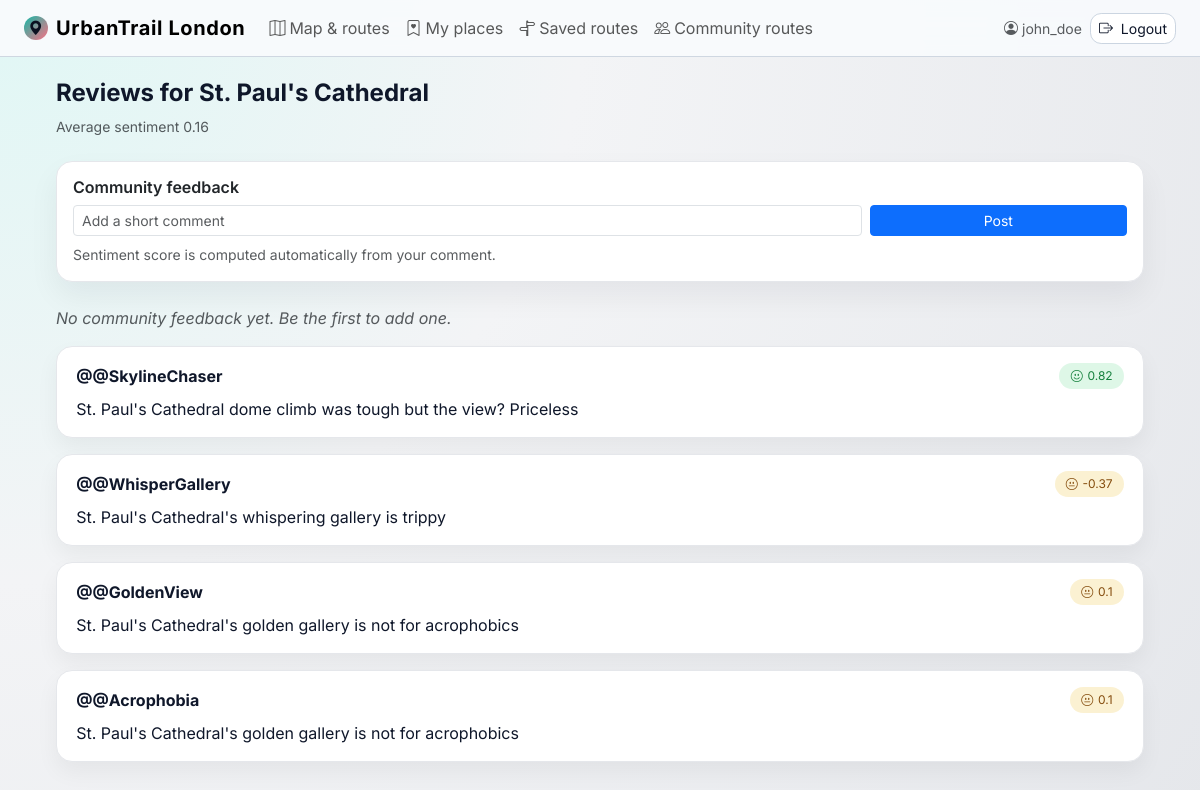
Screenshot of /location/9/reviews (signed in) with the database file from the repository.
### app/models.py (models this page shows, shortened)
class User(UserMixin, db.Model):
    __tablename__ = 'users'
    id: so.Mapped[int] = so.mapped_column(primary_key=True)
    name: so.Mapped[str] = so.mapped_column(sa.String(100))
    username: so.Mapped[str] = so.mapped_column(sa.String(100), index=True, unique=True)
    password_hash: so.Mapped[str] = so.mapped_column(sa.String(255))
    saved_routes: so.Mapped[list["SavedRoute"]] = so.relationship(
        back_populates="user", cascade="all, delete-orphan"
    )
    saved_places: so.Mapped[list["SavedPlace"]] = so.relationship(
        back_populates="user", cascade="all, delete-orphan"
    )
    location_feedbacks: so.Mapped[list["LocationFeedback"]] = so.relationship(
        back_populates="user", cascade="all, delete-orphan"
    )
    route_feedbacks: so.Mapped[list["RouteFeedback"]] = so.relationship(
        back_populates="user", cascade="all, delete-orphan"
    )

class Location(db.Model):
    __tablename__ = 'locations'
    id: so.Mapped[int] = so.mapped_column(primary_key=True)
    name: so.Mapped[str] = so.mapped_column(sa.String(100), index=True, unique=True)
    latitude: so.Mapped[float] = so.mapped_column(sa.Float)
    longitude: so.Mapped[float] = so.mapped_column(sa.Float)
    category_id: so.Mapped[int] = so.mapped_column(sa.Integer, nullable=False)  # 1=Food, 2=History, etc.
    reviews:so.Mapped[list["Review"]] = so.relationship(back_populates="location")
    feedbacks: so.Mapped[list["LocationFeedback"]] = so.relationship(
        back_populates="location", cascade="all, delete-orphan"
    )
    address: so.Mapped[str | None] = so.mapped_column(sa.String(200), nullable=True)
    @property
    def avg_sentiment(self):
        if not self.reviews:
            return 0
        return sum(r.sentiment for r in self.reviews) / len(self.reviews)
    image: so.Mapped[str | None] = so.mapped_column(
        sa.String(200),
        nullable=True
    )

class Review(db.Model):
    __tablename__ ='reviews'
    id: so.Mapped[int] = so.mapped_column(primary_key=True)
    text: so.Mapped[str] = so.mapped_column(sa.String(500))
    sentiment: so.Mapped[float] = so.mapped_column(sa.Float)
    location_id: so.Mapped[int]= so.mapped_column(sa.ForeignKey('locations.id'))
    location: so.Mapped[Location] = so.relationship(back_populates="reviews")
    username: so.Mapped[str] = so.mapped_column(sa.String(100))

### app/views.py (the view)
@app.route('/location/<int:location_id>/reviews')
def location_reviews(location_id):
    location = db.get_or_404(Location, location_id)
    feedbacks = db.session.scalars(
        sa.select(LocationFeedback)
        .where(LocationFeedback.location_id == location.id)
        .order_by(LocationFeedback.timestamp.desc())
    ).all()
    return render_template('reviews.html', title=f"Reviews for {location.name}", location=location,
                           reviews=location.reviews, avg_sentiment=location.avg_sentiment, feedbacks=feedbacks)

### app/__init__.py (called while the page is built)
@app.before_request
def handle_api_preflight():
    if request.method == "OPTIONS" and request.path.startswith("/api/"):
        return app.make_response(("", 204))

@app.after_request
def add_api_cors_headers(response):
    if request.path.startswith("/api/"):
        response.headers["Access-Control-Allow-Origin"] = app.config.get("API_CORS_ORIGINS", "*")
        response.headers["Access-Control-Allow-Headers"] = "Authorization, Content-Type"
        response.headers["Access-Control-Allow-Methods"] = "GET, POST, PUT, PATCH, DELETE, OPTIONS"
    return response

@login_manager.user_loader
def load_user(user_id):
    return db.session.get(models.User, int(user_id))

### app/templates/reviews.html (shortened to what this page needs)
{% extends "base.html" %}
{% block content %}
<h2 class="h4 fw-bold mb-2">Reviews for {{ location.name }}</h2>
<p class="text-muted small mb-4">
    Average sentiment {{ avg_sentiment | round(2) }}
</p>
<div class="card app-card mb-4">
    <div class="card-body">
        <h3 class="h6 fw-semibold mb-2">Community feedback</h3>
        {% if current_user.is_authenticated %}
        <form method="POST" action="{{ url_for('add_location_feedback', location_id=location.id) }}">
            <div class="row g-2 align-items-center">
                <div class="col-md-9">
                    <input type="text" name="body" class="form-control form-control-sm" placeholder="Add a short comment" required>
                </div>
                <div class="col-md-3 d-grid">
                    <button class="btn btn-primary btn-sm" type="submit">Post</button>
                </div>
            </div>
            <div class="text-muted small mt-2">Sentiment score is computed automatically from your comment.</div>
        </form>
        {% else %}
        <p class="text-muted small mb-0">Sign in to rate and comment on this location.</p>
        {% endif %}
    </div>
</div>
{% if feedbacks %}
<div class="mb-4">
    {% for feedback in feedbacks %}
    <div class="review-card">
        <div class="d-flex justify-content-between align-items-center mb-2">
            <strong>@{{ feedback.user.username }}</strong>
            {% if feedback.rating > 0.4 %}
                <span class="sentiment-chip sentiment-positive">
                    <i class="bi bi-emoji-smile"></i>
                    {{ feedback.rating | round(2) }}
                </span>
            {% elif feedback.rating > -0.4 %}
                <span class="sentiment-chip sentiment-neutral">
                    <i class="bi bi-emoji-neutral"></i>
                    {{ feedback.rating | round(2) }}
                </span>
            {% else %}
                <span class="sentiment-chip sentiment-negative">
                    <i class="bi bi-emoji-frown"></i>
                    {{ feedback.rating | round(2) }}
                </span>
            {% endif %}
        </div>
            <p class="mb-0">{{ feedback.body }}</p>
        </div>
    {% endfor %}
</div>
{% else %}
<p class="text-muted fst-italic">No community feedback yet. Be the first to add one.</p>
{% endif %}
{% if reviews %}
    {% for review in reviews %}
    <div class="review-card">
        <div class="d-flex justify-content-between align-items-center mb-2">
            <strong>@{{ review.username }}</strong>
            {% if review.sentiment > 0.4 %}
                <span class="sentiment-chip sentiment-positive">
                    <i class="bi bi-emoji-smile"></i>
                    {{ review.sentiment | round(2) }}
                </span>
            {% elif review.sentiment > -0.4 %}
                <span class="sentiment-chip sentiment-neutral">
                    <i class="bi bi-emoji-neutral"></i>
                    {{ review.sentiment | round(2) }}
                </span>
            {% else %}
                <span class="sentiment-chip sentiment-negative">
                    <i class="bi bi-emoji-frown"></i>
                    {{ review.sentiment | round(2) }}
                </span>
            {% endif %}
        </div>
        <p class="mb-0">{{ review.text }}</p>
    </div>
    {% endfor %}
{% else %}
    <p class="text-muted fst-italic">No reviews yet for this location.</p>
{% endif %}
{% endblock %}

### app/templates/base.html (shortened to what this page needs)
<!doctype html>
<html lang="en">
<head>
    <link
        href="https://cdn.jsdelivr.net/npm/bootstrap@5.3.3/dist/css/bootstrap.min.css"
        rel="stylesheet"
>
    <link
        rel="stylesheet"
        href="https://cdn.jsdelivr.net/npm/bootstrap-icons@1.11.3/font/bootstrap-icons.min.css">
</head>
<body>
<nav class="navbar navbar-expand-lg app-navbar sticky-top">
    <div class="container-fluid px-3 px-md-4">
        <a class="navbar-brand d-flex align-items-center" href="{{ url_for('home') }}">
            <div class="brand-badge">
                <i class="bi bi-geo-alt-fill"></i>
            </div>
            <span>UrbanTrail London</span>
        </a>
        <div class="collapse navbar-collapse mt-2 mt-lg-0" id="mainNavbar">
            <ul class="navbar-nav me-auto mb-2 mb-lg-0">
                <li class="nav-item">
                    <a class="nav-link d-flex align-items-center" href="{{ url_for('locations') }}">
                        <i class="bi bi-map me-1"></i> Map & routes
                    </a>
                </li>
                <li class="nav-item">
                    <a class="nav-link d-flex align-items-center" href="{{ url_for('my_places') }}">
                        <i class="bi bi-bookmark-heart me-1"></i> My places
                    </a>
                </li>
                <li class="nav-item">
                    <a class="nav-link d-flex align-items-center" href="{{ url_for('saved_routes') }}">
                        <i class="bi bi-signpost-split me-1"></i> Saved routes
                    </a>
                </li>
                <li class="nav-item">
                    <a class="nav-link d-flex align-items-center" href="{{ url_for('community_routes') }}">
                        <i class="bi bi-people me-1"></i> Community routes
                    </a>
                </li>
            </ul>
            <ul class="navbar-nav ms-auto mb-2 mb-lg-0">
                {% if current_user.is_anonymous %}
                    <li class="nav-item">
                        <a class="btn btn-outline-soft btn-sm" href="{{ url_for('login') }}">
                            <i class="bi bi-person-circle me-1"></i> Sign in
                        </a>
                    </li>
                    <li class="nav-item ms-lg-2 mt-2 mt-lg-0">
                        <a class="btn btn-sm btn-outline-soft" href="{{ url_for('register') }}">
                            <i class="bi bi-person-plus me-1"></i> Create account
                        </a>
                    </li>
                {% else %}
                    <li class="nav-item d-flex align-items-center me-2 small text-muted">
                        <i class="bi bi-person-circle me-1"></i>
                        {{ current_user.username }}
                    </li>
                    <li class="nav-item">
                        <a class="btn btn-outline-soft btn-sm" href="{{ url_for('logout') }}">
                            <i class="bi bi-box-arrow-right me-1"></i> Logout
                        </a>
                    </li>
                {% endif %}
            </ul>
        </div>
    </div>
</nav>
<main class="app-shell">
    {% block content %}{% endblock %}
</main>
</body>
</html>

### app/templates/base.html (style rules this page uses)
:root { --tp-teal: #14b8a6; --tp-coral: #fb7185; --tp-sun: #facc15; --tp-ink: #0f172a; --tp-bg: #f3f4f6; }
body { font-family: 'Inter', system-ui, -apple-system, BlinkMacSystemFont, sans-serif; background: radial-gradient(circle at top left, #e0f7f5 0, #f3f4f6 40%, #e5e7eb 100%); color: var(--tp-ink); }
.app-navbar { border-bottom: 1px solid rgba(148, 163, 184, 0.4); backdrop-filter: blur(14px); background-color: rgba(248, 250, 252, 0.95) !important; }
.app-navbar .navbar-brand { font-weight: 700; letter-spacing: 0.03em; }
.brand-badge { width: 24px; height: 24px; border-radius: 999px; background: linear-gradient(135deg, var(--tp-teal), var(--tp-coral)); display: flex; align-items: center; justify-content: center; color: #0b1120; font-size: 0.9rem; margin-right: 0.5rem; }
.app-shell { max-width: 1120px; margin: 0 auto; padding: 1.4rem 1rem 2.8rem; }
.app-card { border-radius: 1rem; border: 1px solid #e5e7eb; background: #ffffff; box-shadow: 0 14px 30px rgba(15, 23, 42, 0.06); }
.btn-outline-soft { border-radius: 0.7rem; border-color: #cbd5e1; color: #0f172a; background: #ffffff; }

### app/templates/reviews.html (style rules this page uses)
.review-card { border-radius: 1rem; background: #ffffff; border: 1px solid #e5e7eb; box-shadow: 0 10px 22px rgba(0,0,0,.05); padding: 1rem 1.2rem; margin-bottom: 1rem; }
.sentiment-chip { border-radius: 999px; padding: .25rem .7rem; font-size: .75rem; display: inline-flex; align-items: center; gap: .3rem; }
.sentiment-positive { background: rgba(34,197,94,.15); color: #15803d; }
.sentiment-neutral { background: rgba(234,179,8,.18); color: #854d0e; }

### rows the page displays
User: username "john_doe"
Location: name "St. Paul's Cathedral"
Review: username "@SkylineChaser", sentiment "0.82", text "St. Paul's Cathedral dome climb was tough but the view? Priceless"
Review: username "@WhisperGallery", sentiment "-0.37", text "St. Paul's Cathedral's whispering gallery is trippy"
Review: username "@GoldenView", sentiment "0.1", text "St. Paul's Cathedral's golden gallery is not for acrophobics"
Review: username "@Acrophobia", sentiment "0.1", text "St. Paul's Cathedral's golden gallery is not for acrophobics"

### other values shown
{{ avg_sentiment | round(2) }} "0.16"
